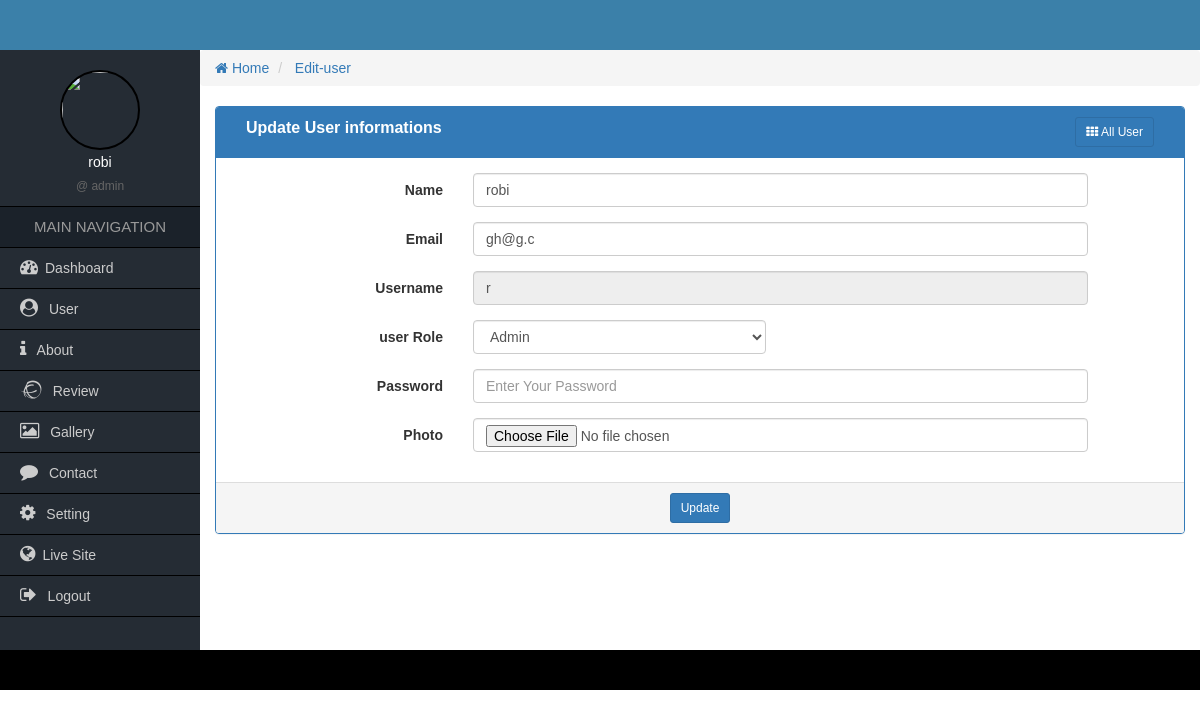
Page /admin/edit-user.php?u=3 (signed in) on the committed database.
### tables this page shows
CREATE TABLE `users` (
  `id` int(11) NOT NULL,
  `name` varchar(20) NOT NULL,
  `username` varchar(20) NOT NULL,
  `email` varchar(50) NOT NULL,
  `password` varchar(80) NOT NULL,
  `user_photo` varchar(50) NOT NULL,
  `status` tinyint(4) NOT NULL,
  `role` varchar(20) NOT NULL,
  `created_at` datetime NOT NULL
);

### admin/functions/function.php (called while the page is built, shortened)
<?php session_start();
function get_header(){
   require_once 'includes/header.php';
}
function get_sidebar(){
   require_once 'includes/sidebar.php';
}
function get_bread(){
   require_once 'includes/bread.php';
}
function get_footer(){
   require_once 'includes/footer.php';
}
function get_data($table='', $key='',$val='',$col='')
{
  global $con;
  $sql = "SELECT * FROM $table WHERE $key = '$val'";
  $res = mysqli_query($con, $sql);
  $data = mysqli_fetch_assoc($res);
  return $data[$col];
}

### admin/edit-user.php (the view, shortened to what this page needs)
<?php
require_once ('functions/function.php');
   get_sidebar ();
  $id=$_GET['u'];
  $sel="SELECT * FROM users WHERE id='$id'";
  $Q=mysqli_query($con,$sel);
  $data=mysqli_fetch_assoc($Q);
?>
    <div class="col-md-12">
    	<form class="form-horizontal" action="" method="post" enctype="multipart/form-data">
    	<div class="panel panel-primary">
            <div class="panel-heading">
                <div class="col-md-9 heading_title">
                     Update User informations
                 </div>
                 <div class="col-md-3 text-right">
                 	<a href="all-user.php" class="btn btn-sm btn btn-primary"><i class="fa fa-th"></i> All User</a>
                </div>
                <div class="clearfix"></div>
            </div>
          <div class="panel-body">
              <div class="form-group">
                <label for="" class="col-sm-3 control-label">Name</label>
                <div class="col-sm-8">
                  <input type="text" class="form-control" name="name" value="<?= $data['name'];?>">
                </div>
              </div>
              <div class="form-group">
                <label for="" class="col-sm-3 control-label">Email</label>
                <div class="col-sm-8">
                  <input type="email" class="form-control" name="email" value="<?= $data['email'];?>">
                </div>
              </div>
              <div class="form-group">
                <label for="" class="col-sm-3 control-label">Username</label>
                <div class="col-sm-8">
                  <input type="text" class="form-control" name="user" value="<?= $data['username'];?>" disabled="disabled">
                </div>
              </div>
             <?php if ($_SESSION['user_role']=='admin'): ?>
              <div class="form-group">
                <label for="" class="col-sm-3 control-label">user Role</label>
                <div class="col-sm-4">
                  <select class="form-control select_cus" name="role">
                      <option <?php echo $data['role']=='admin' ? 'selected' : ''; ?> value="admin">Admin</option>
                  </select>
                </div>
              </div>  <?php endif; ?>
              <?php if ($data['id']==$_SESSION['user_id']): ?>
              <div class="form-group">
                <label for="" class="col-sm-3 control-label">Password</label>
                <div class="col-sm-8">
                  <input type="password" class="form-control" name="pass" placeholder="Enter Your Password ">
                </div>
              </div>
              <?php endif; ?>
              <div class="form-group">
                <label for="" class="col-sm-3 control-label">Photo</label>
                <div class="col-sm-8">
                  <input class="form-control" type="file" name="pic">
                </div>
              </div>
          </div>
          <div class="panel-footer text-center">
            <button class="btn btn-sm btn-primary">Update</button>
          </div>
        </div>
        </form>
    </div>

### admin/includes/sidebar.php
<?php
$id = $_SESSION['user_id'];
 ?>
<div class="container-fluid content_full">
        <div class="row">
            <div class="col-md-2 sidebar pd0">
            	<div class="side_user">
                	<img class="img-responsive" src="uploads/<?php
                  $img = get_data('users','id',$id,'user_photo');
                  if(file_exists('uploads/'.$img) && $img!=null){
                    echo $img;
                  }else{
                    echo 'new.jpg';
                  }
                   ?>"/>
                    <h4><?php
                    echo get_data('users','id',$id,'name') ?></h4>
                    <span>@ <?= get_data('users','id',$id,'role')?></span>
                </div>
                <h2>MAIN NAVIGATION</h2>
                <ul>
                	<li><a href="index.php"><i class="fa fa-dashboard"></i>Dashboard</a></li>
                    <li><a href="all-user.php"><i class="fa fa-user-circle"></i> User</a></li>
                    <li><a href="about.php"><i class="fa fa-info"></i> About</a></li>
                    <li><a href="review.php"><i class="fa fa-ravelry"></i> Review</a></li>
                    <li><a href="gallery.php"><i class="fa fa-image"></i> Gallery</a></li>
                    <li><a href="contact.php"><i class="fa fa-comment"></i> Contact</a></li>
                    <li><a href="setting.php"><i class="fa fa-cog"></i> Setting</a></li>
                    <li><a href="../index.php" target='_blank'><i class="fa fa-globe"></i>Live Site</a></li>
                    <li><a href="?action=logout"><i class="fa fa-sign-out"></i> Logout</a></li>
                </ul>
            </div>

### admin/assets/css/style.css (style rules this page uses)
* { margin:0px; padding:0px; outline:0px; }
img { border:0px; }
ul, ol { list-style-type:none; }
a { text-decoration:none; }
.pd0 { padding-left:0px; padding-right:0px; padding-top:0px; padding-bottom:0px; }
body { font-family:Verdana, Geneva, sans-serif; }
.sidebar { background-color:#252c34; min-height:600px; }
.side_user { text-align:center; color:#fff; padding:20px 0px 10px; border-bottom:1px solid #000; }
.side_user img { width:80px; height:80px; border:2px solid #000; border-radius:50%; display:inline-block; }
.side_user h4 { font-size:14px; margin:5px 0px; }
.side_user span { color:#666; font-size:12px; }
.sidebar h2 { font-size:15px; text-align:center; margin:0px; line-height:40px; background-color:#1b222a; color:#999; border-bottom:1px solid #000; }
.sidebar ul li a { font-size:14px; color:#CCC; line-height:40px; padding-left:20px; display:block; border-bottom:1px solid #000; }
.sidebar ul li a i { font-size:18px; padding-right:7px; }
.select_cus > option { padding-left:10px; }
.heading_title { font-size:16px; font-weight:bold; }

### rows in the picture
users: name "robi", role "admin", email "gh@g.c", user "r", role "Admin"

### other values in the picture
$b[0] "Edit-user"
